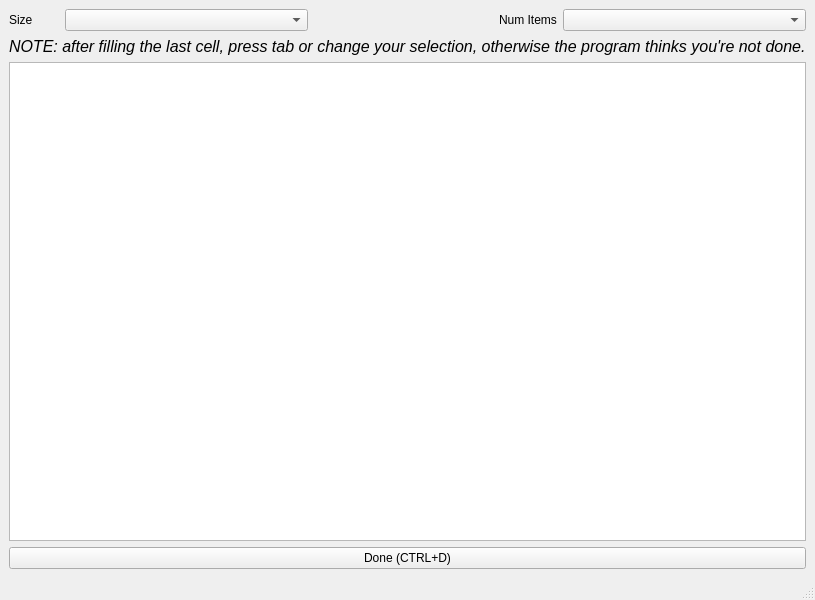
<?xml version="1.0" encoding="UTF-8"?>
<ui version="4.0">
 <class>MainWindow</class>
 <widget class="QMainWindow" name="MainWindow">
  <property name="geometry">
   <rect>
    <x>0</x>
    <y>0</y>
    <width>800</width>
    <height>600</height>
   </rect>
  </property>
  <property name="windowTitle">
   <string>MainWindow</string>
  </property>
  <widget class="QWidget" name="centralwidget">
   <layout class="QGridLayout" name="gridLayout">
    <item row="0" column="0">
     <layout class="QVBoxLayout" name="verticalLayout">
      <item>
       <layout class="QHBoxLayout" name="horizontalLayout_2">
        <item>
         <widget class="QLabel" name="size_label">
          <property name="maximumSize">
           <size>
            <width>50</width>
            <height>16777215</height>
           </size>
          </property>
          <property name="text">
           <string>Size</string>
          </property>
         </widget>
        </item>
        <item>
         <widget class="QComboBox" name="size_box"/>
        </item>
        <item alignment="Qt::AlignRight">
         <widget class="QLabel" name="num_items_label">
          <property name="text">
           <string>Num Items</string>
          </property>
         </widget>
        </item>
        <item>
         <widget class="QComboBox" name="num_items_box"/>
        </item>
       </layout>
      </item>
      <item>
       <widget class="QLabel" name="label">
        <property name="font">
         <font>
          <pointsize>12</pointsize>
          <italic>true</italic>
         </font>
        </property>
        <property name="text">
         <string>NOTE: after filling the last cell, press tab or change your selection, otherwise the program thinks you're not done.</string>
        </property>
       </widget>
      </item>
      <item>
       <widget class="QTableWidget" name="input_table"/>
      </item>
      <item>
       <layout class="QHBoxLayout" name="horizontalLayout">
        <item>
         <widget class="QPushButton" name="done_btn">
          <property name="text">
           <string>Done (CTRL+D)</string>
          </property>
          <property name="shortcut">
           <string>Ctrl+D</string>
          </property>
         </widget>
        </item>
       </layout>
      </item>
     </layout>
    </item>
   </layout>
  </widget>
  <widget class="QMenuBar" name="menubar">
   <property name="geometry">
    <rect>
     <x>0</x>
     <y>0</y>
     <width>800</width>
     <height>20</height>
    </rect>
   </property>
  </widget>
  <widget class="QStatusBar" name="statusbar"/>
 </widget>
 <resources/>
 <connections/>
</ui>
